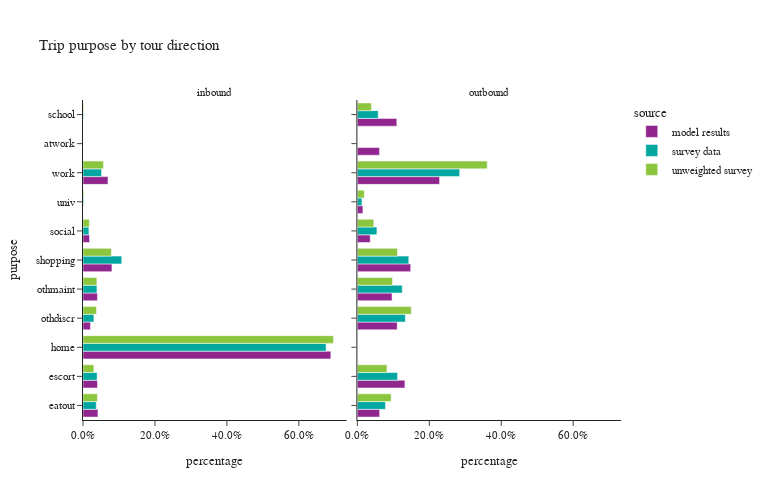

This figure's notebook cell:
### Code cell
plot_purpose(trip_data,'tour_direction','tour direction',2,500)

### Figure 1 — Plotly figure (JSON) as saved in the notebook; plotly's stock layout.template omitted (floating-point values rounded to 4 significant figures)
{"data": [{"alignmentgroup": "True", "hovertemplate": "source=model results<br>tour_direction=inbound<br>percentage=%{x}<br>purpose=%{y}<extra></extra>", "legendgroup": "model results", "marker": {"color": "#91268F", "pattern": {"shape": ""}}, "name": "model results", "offsetgroup": "model results", "orientation": "h", "showlegend": true, "textposition": "auto", "type": "bar", "x": [0.04157, 0.04025, 0.689, 0.02065, 0.0402, 0.08043, 0.01822, 0.0001487, 0.06954], "xaxis": "x", "y": ["eatout", "escort", "home", "othdiscr", "othmaint", "shopping", "social", "univ", "work"], "yaxis": "y"}, {"alignmentgroup": "True", "hovertemplate": "source=model results<br>tour_direction=outbound<br>percentage=%{x}<br>purpose=%{y}<extra></extra>", "legendgroup": "model results", "marker": {"color": "#91268F", "pattern": {"shape": ""}}, "name": "model results", "offsetgroup": "model results", "orientation": "h", "showlegend": false, "textposition": "auto", "type": "bar", "x": [0.06134, 0.06195, 0.1322, 0.1107, 0.09645, 0.1096, 0.1483, 0.0356, 0.01541, 0.2285], "xaxis": "x2", "y": ["atwork", "eatout", "escort", "othdiscr", "othmaint", "school", "shopping", "social", "univ", "work"], "yaxis": "y2"}, {"alignmentgroup": "True", "hovertemplate": "source=survey data<br>tour_direction=inbound<br>percentage=%{x}<br>purpose=%{y}<extra></extra>", "legendgroup": "survey data", "marker": {"color": "#00A7A0", "pattern": {"shape": ""}}, "name": "survey data", "offsetgroup": "survey data", "orientation": "h", "showlegend": true, "textposition": "auto", "type": "bar", "x": [0.0368, 0.0392, 0.6757, 0.03029, 0.03875, 0.001566, 0.1077, 0.01647, 0.001882, 0.05162], "xaxis": "x", "y": ["eatout", "escort", "home", "othdiscr", "othmaint", "school", "shopping", "social", "univ", "work"], "yaxis": "y"}, {"alignmentgroup": "True", "hovertemplate": "source=survey data<br>tour_direction=outbound<br>percentage=%{x}<br>purpose=%{y}<extra></extra>", "legendgroup": "survey data", "marker": {"color": "#00A7A0", "pattern": {"shape": ""}}, "name": "survey data", "offsetgroup": "survey data", "orientation": "h", "showlegend": false, "textposition": "auto", "type": "bar", "x": [0.078, 0.1116, 0.1334, 0.1248, 0.05788, 0.1429, 0.05433, 0.01272, 0.2844], "xaxis": "x2", "y": ["eatout", "escort", "othdiscr", "othmaint", "school", "shopping", "social", "univ", "work"], "yaxis": "y2"}, {"alignmentgroup": "True", "hovertemplate": "source=unweighted survey<br>tour_direction=inbound<br>percentage=%{x}<br>purpose=%{y}<extra></extra>", "legendgroup": "unweighted survey", "marker": {"color": "#8CC63E", "pattern": {"shape": ""}}, "name": "unweighted survey", "offsetgroup": "unweighted survey", "orientation": "h", "showlegend": true, "textposition": "auto", "type": "bar", "x": [0.03996, 0.03035, 0.6962, 0.03757, 0.03856, 0.001871, 0.07888, 0.01767, 0.00213, 0.05679], "xaxis": "x", "y": ["eatout", "escort", "home", "othdiscr", "othmaint", "school", "shopping", "social", "univ", "work"], "yaxis": "y"}, {"alignmentgroup": "True", "hovertemplate": "source=unweighted survey<br>tour_direction=outbound<br>percentage=%{x}<br>purpose=%{y}<extra></extra>", "legendgroup": "unweighted survey", "marker": {"color": "#8CC63E", "pattern": {"shape": ""}}, "name": "unweighted survey", "offsetgroup": "unweighted survey", "orientation": "h", "showlegend": false, "textposition": "auto", "type": "bar", "x": [0.09384, 0.0823, 0.1499, 0.0974, 0.03891, 0.1115, 0.04574, 0.0194, 0.361], "xaxis": "x2", "y": ["eatout", "escort", "othdiscr", "othmaint", "school", "shopping", "social", "univ", "work"], "yaxis": "y2"}], "layout": {"annotations": [{"font": {}, "showarrow": false, "text": "inbound", "x": 0.245, "xanchor": "center", "xref": "paper", "y": 1.0, "yanchor": "bottom", "yref": "paper"}, {"font": {}, "showarrow": false, "text": "outbound", "x": 0.755, "xanchor": "center", "xref": "paper", "y": 1.0, "yanchor": "bottom", "yref": "paper"}], "barmode": "group", "height": 500, "legend": {"title": {"text": "source"}, "tracegroupgap": 0}, "title": {"text": "Trip purpose by tour direction"}, "width": 770, "xaxis": {"anchor": "y", "domain": [0.0, 0.49], "tickformat": ".1%", "title": {"text": "percentage"}}, "xaxis2": {"anchor": "y2", "domain": [0.51, 1.0], "matches": "x", "tickformat": ".1%", "title": {"text": "percentage"}}, "yaxis": {"anchor": "x", "domain": [0.0, 1.0], "title": {"text": "purpose"}}, "yaxis2": {"anchor": "x2", "domain": [0.0, 1.0], "matches": "y", "showticklabels": false}}}
